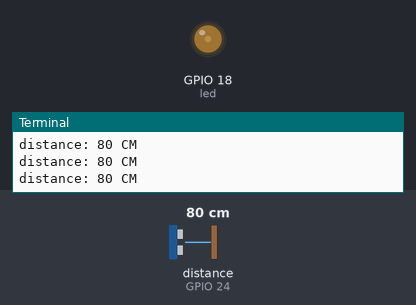
A program run on a simulated Raspberry Pi (BCM pin numbers). On the bench: output pins drawn as LEDs (lit = HIGH), the last lines printed to the terminal. Inputs (shaded band) come from the test bench; at power-on: distance to the obstacle (sensor on GPIO 24) 80 cm. The echo pulse lasts 58.3 µs per cm.

Above: at 1.2 s.
1.3 s: distance to the obstacle (sensor on GPIO 24) set to 2 cm
At 1.9 s:
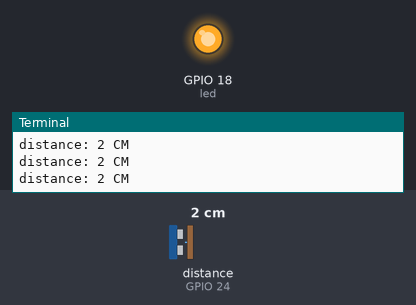
3.0 s: distance to the obstacle (sensor on GPIO 24) set to 35 cm
At 4.4 s:
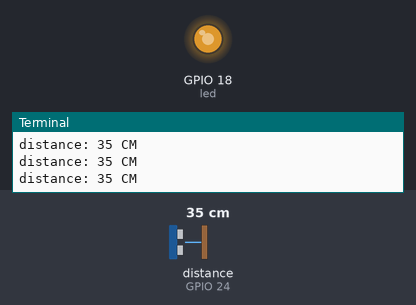
4.7 s: distance to the obstacle (sensor on GPIO 24) set to 60 cm
At 6.0 s:
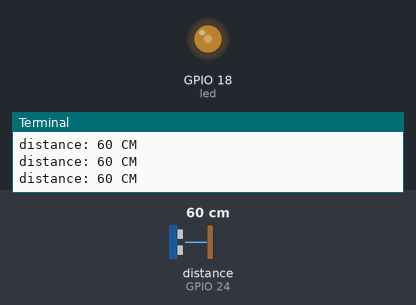
6.4 s: distance to the obstacle (sensor on GPIO 24) set to 120 cm
At 7.5 s:
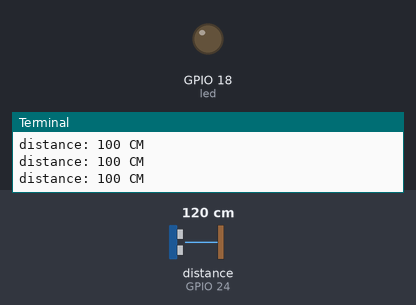
9.4 s: distance to the obstacle (sensor on GPIO 24) set to 4 cm
At 10.1 s:
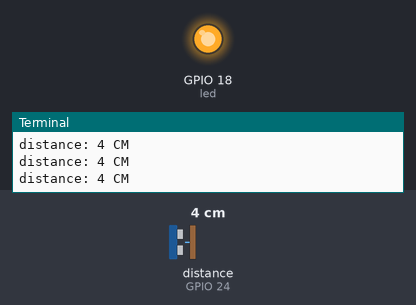
11.2 s: distance to the obstacle (sensor on GPIO 24) set to 250 cm
At 12.8 s:
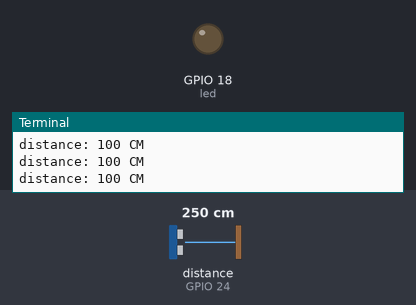
Timing chart, 0 to 14.0 s (numbered marks = the images above; inputs shaded):
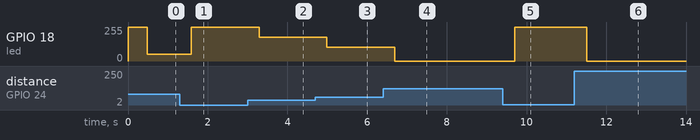

The program:

7_3.py
```python
import time
from gpiozero import DistanceSensor
from gpiozero import PWMLED
import RPi.GPIO
from signal import signal, pause
# assign led to pwm pin 18
led = PWMLED(18)
sensor = DistanceSensor(echo=24, trigger=23 )

def main():
    while True:
        led.on()
        distance = sensor.value
        # print the distance in CM
        print("distance:", format(distance * 100, ".0f"), "CM")
        # reverse the distance to make LED brighter instead of darker
        d = round(1.0 - distance,1)
        # change led intensity
        led.value = d
        time.sleep(0.1)

if __name__ == "__main__":
    try:
        main()
    except:
        pass
    finally:
        # cleanly exit
        RPi.GPIO.cleanup()
```

Measured:
- after the input at 1.3 s, GPIO 18 (led): 51/255 → 255/255 after 0.28 s
- after the input at 3.0 s, GPIO 18 (led): 255/255 → 179/255 after 0.29 s
- after the input at 4.7 s, GPIO 18 (led): 179/255 → 102/255 after 0.29 s
- after the input at 6.4 s, GPIO 18 (led): 102/255 → 0/255 after 0.30 s
- after the input at 9.4 s, GPIO 18 (led): 0/255 → 255/255 after 0.30 s
- after the input at 11.2 s, GPIO 18 (led): 255/255 → 0/255 after 0.31 s
